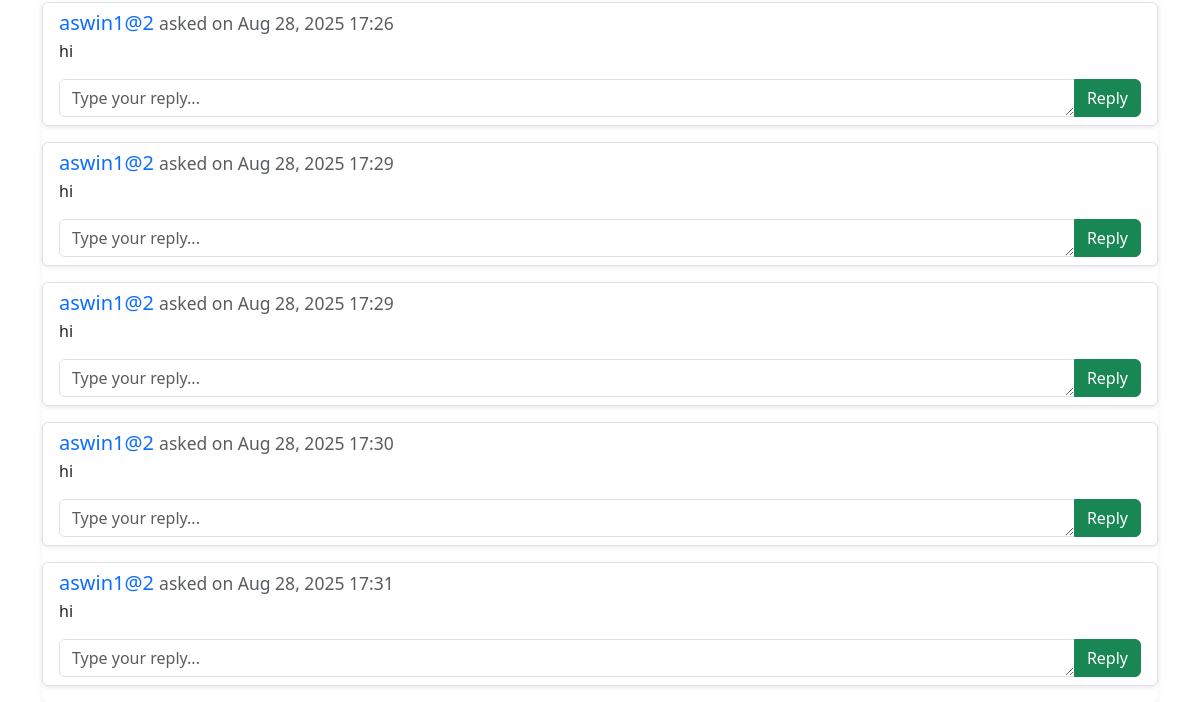
Before: /courses/mentor/messages/ (signed in, lower part) with the older database file.
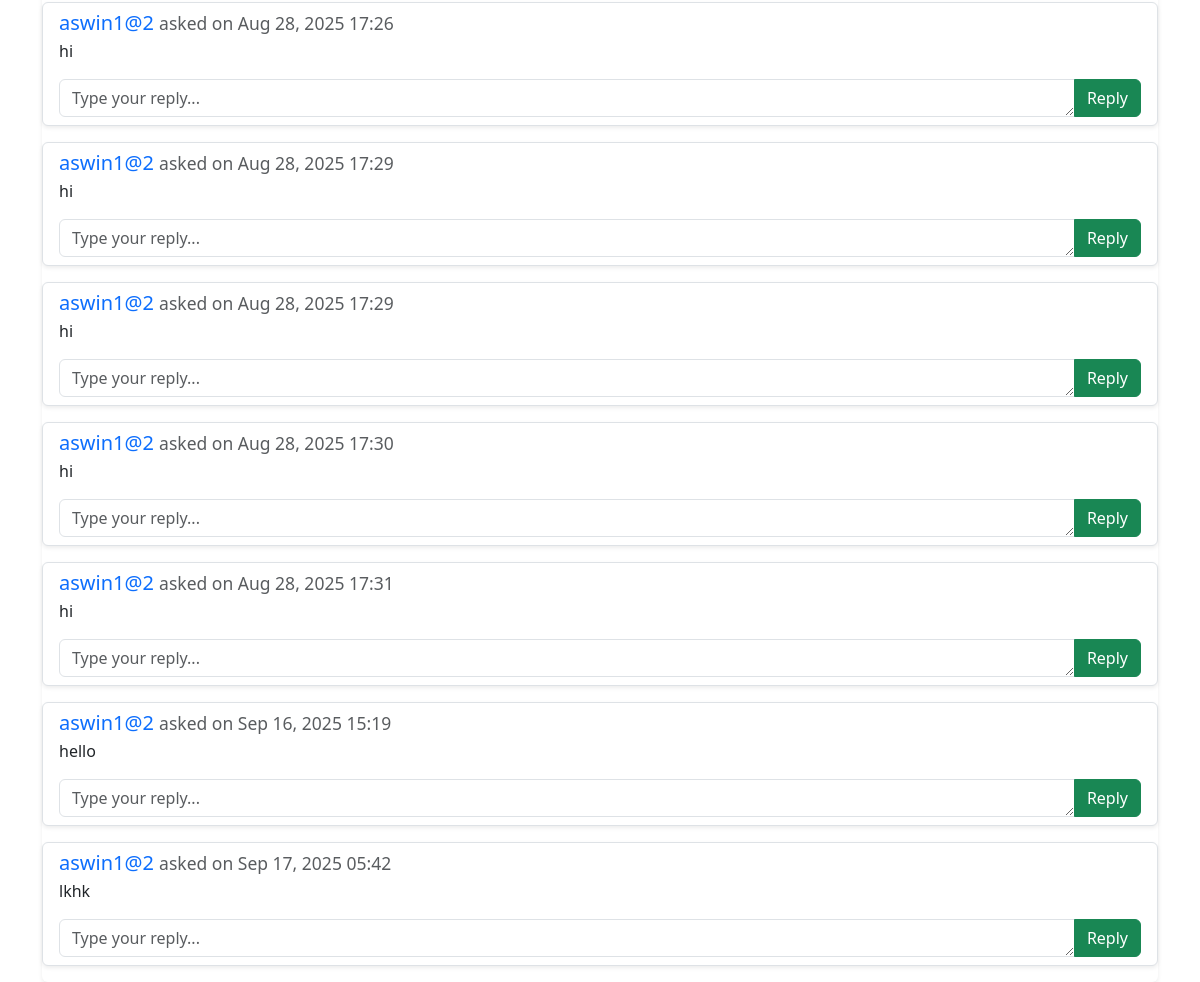
After: the same page with the newer database file.
### courses/models.py (models this page shows)
class Message(models.Model):
    student = models.ForeignKey(User, on_delete=models.CASCADE, related_name='student_msg', limit_choices_to={'role': 'student'})
    mentor = models.ForeignKey(User, on_delete=models.CASCADE, related_name='mentor_msg', limit_choices_to={'role': 'mentor'})
    question = models.TextField()
    reply = models.TextField(blank=True, null=True)
    created_at = models.DateTimeField(auto_now_add=True)

### accounts/models.py (models this page shows)
class User(AbstractUser):
    ROLE_CHOICES = (
        ('superadmin', 'Super Admin'),
        ('admin', 'Admin'),
        ('mentor', 'Mentor'),
        ('student', 'Student'),
    )
    role = models.CharField(max_length=20, choices=ROLE_CHOICES)
    course = models.CharField(max_length=50, blank=True, null=True)  # for students & mentors

### courses/views.py (the view, shortened to what this page needs)
# urls.py: path('mentor/messages/', views.mentor_messages, name='mentor_messages'),
@login_required
def mentor_messages(request):
    if request.user.role != "mentor":
        return redirect("dashboard")
    messages_list = Message.objects.filter(mentor=request.user).order_by('-created_at')
    return render(request, "courses/mentor_messages.html", {"messages": messages_list})

### templates/courses/mentor_messages.html (shortened to what this page needs)
{% extends "base.html" %}
{% block content %}
{% if messages %}
  <div class="list-group shadow-sm">
    {% for message in messages reversed %}
      <div class="list-group-item mb-3 rounded shadow-sm border">
        <div class="mb-2">
          <h5 class="mb-1 text-primary">
            {{ message.student.username }}
            <small class="text-muted">asked on {{ message.created_at|date:"M d, Y H:i" }}</small>
          </h5>
          <p class="mb-2">{{ message.question }}</p>
        </div>
        {% if message.reply %}
          <div class="bg-light p-3 rounded border-start border-3 border-success">
            <strong class="text-success">Your Reply</strong>
            <p class="mb-1">{{ message.reply }}</p>
          </div>
        {% else %}
          <form method="post" class="mt-3">
            <div class="input-group">
              <textarea name="reply" class="form-control" rows="1" placeholder="Type your reply..." required></textarea>
              <button type="submit" class="btn btn-success">Reply</button>
            </div>
          </form>
        {% endif %}
      </div>
    {% endfor %}
  </div>
{% else %}
  <div class="text-center py-5">
    <h4 class="text-muted">No messages from students yet.</h4>
    <p>Students will appear here when they send you questions.</p>
  </div>
{% endif %}
{% endblock %}

Changed rows visible on the page:
added Message: student.username "aswin1@2", created_at "Sep 16, 2025 15:19", question "hello"
added Message: student.username "aswin1@2", created_at "Sep 17, 2025 05:42", question "lkhk"
